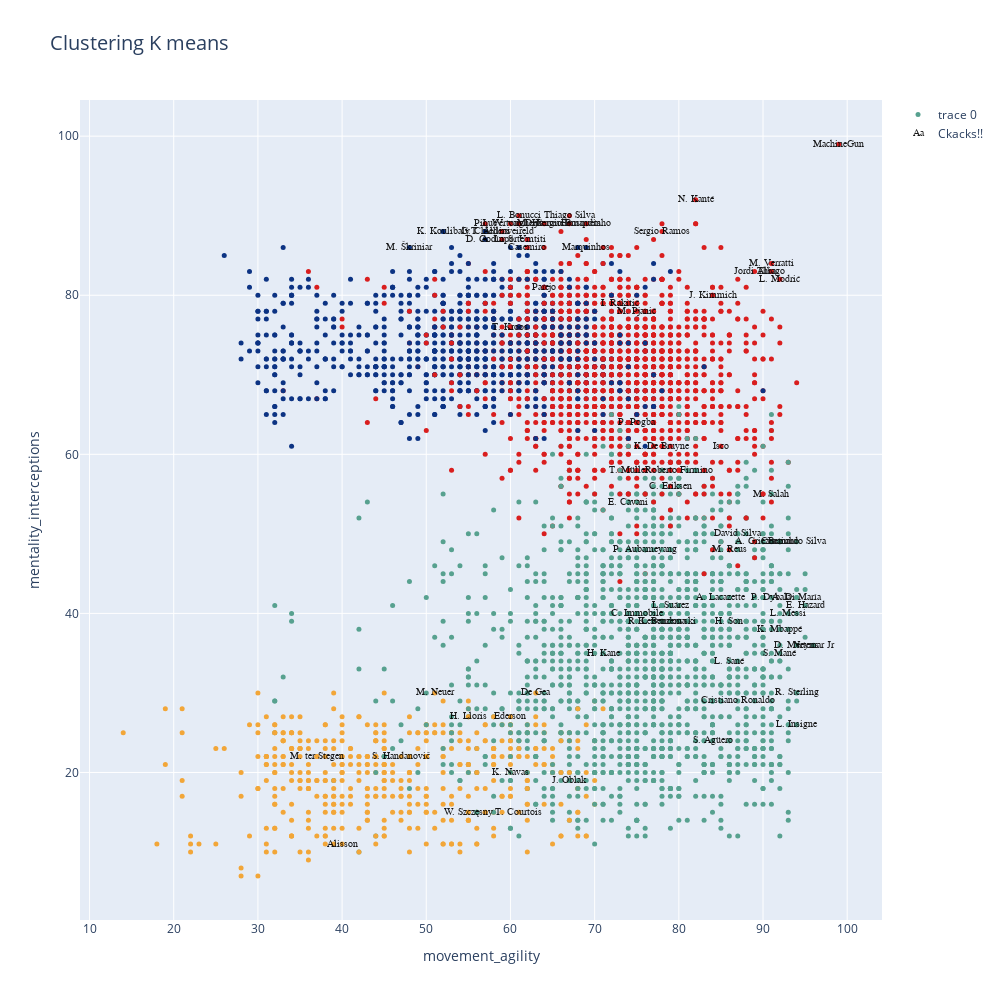

The cell this chart's notebook holds for it:
### Code cell
data=[]
bool_crack=df_n["overall"] > 85
bool_no_crack=df_n["overall"]<86


#Eligo dos números entre 0 y  de n_skills-1
skill_1=skills_ratings[12]
skill_2=skills_ratings[21]


kmean_clusters = go.Scatter(x=df_skills[skill_1], y=df_skills[skill_2],
                           mode='markers',
                        text=df_n.loc[:,'short_name'],
                           marker=dict(
                                size=5,
                                color = clusters.astype(np.float), #set color equal to a variable
                                colorscale='Portland',
                                showscale=False)
                           )

crack =go.Scatter(x=df_skills.loc[bool_crack,skill_1], y=df_skills.loc[bool_crack,skill_2],name='Ckacks!!',
                      text=df_n.loc[bool_crack,'short_name'],
                      textfont=dict(family='sans serif',size=10,color='black'),
                      opacity=0.9,mode='text')

data=[kmean_clusters,crack]

layout = go.Layout(title="Clustering K means ",titlefont=dict(size=20),
                xaxis=dict(title=skill_1),
                yaxis=dict(title=skill_2),
                autosize=False, width=1000,height=1000)

fig = go.Figure(data=data, layout=layout)

iplot(fig)

### Figure 1 — Plotly figure (JSON) as saved in the notebook; plotly's stock layout.template omitted (floating-point values rounded to 4 significant figures; data arrays with more than 128 entries replaced by an {"elided": "..."} marker saying what was removed)
{"data": [{"marker": {"color": {"elided": "4757 int values"}, "colorscale": [[0, "rgb(12,51,131)"], [0.25, "rgb(10,136,186)"], [0.5, "rgb(242,211,56)"], [0.75, "rgb(242,143,56)"], [1, "rgb(217,30,30)"]], "showscale": false, "size": 5}, "mode": "markers", "text": {"elided": "4757 str values"}, "type": "scatter", "x": {"elided": "4757 int values"}, "y": {"elided": "4757 int values"}}, {"mode": "text", "name": "Ckacks!!", "opacity": 0.9, "text": ["L. Messi", "Cristiano Ronaldo", "Neymar Jr", "J. Oblak", "E. Hazard", "K. De Bruyne", "M. ter Stegen", "V. van Dijk", "L. Modrić", "M. Salah", "K. Mbappé", "K. Koulibaly", "H. Kane", "Alisson", "De Gea", "N. Kanté", "G. Chiellini", "S. Agüero", "Sergio Ramos", "L. Suárez", "R. Lewandowski", "Sergio Busquets", "A. Griezmann", "P. Dybala", "P. Pogba", "Ederson", "R. Sterling", "C. Eriksen", "T. Courtois", "Piqué", "S. Handanovič", "M. Neuer", "H. Lloris", "David Silva", "E. Cavani", "D. Godín", "T. Kroos", "M. Reus", "P. Aubameyang", "S. Mané", "A. Laporte", "Bernardo Silva", "Casemiro", "H. Son", "Fernandinho", "Thiago Silva", "K. Benzema", "J. Vertonghen", "D. Mertens", "M. Hummels", "T. Alderweireld", "Jordi Alba", "Thiago", "K. Navas", "L. Insigne", "L. Sané", "Marquinhos", "M. Škriniar", "M. Verratti", "S. Umtiti", "W. Szczęsny", "J. Kimmich", "Isco", "Roberto Firmino", "I. Rakitić", "M. Pjanić", "A. Di María", "L. Bonucci", "Coutinho", "Parejo", "T. Müller", "C. Immobile", "A. Lacazette", "MachineGun"], "textfont": {"color": "black", "family": "sans serif", "size": 10}, "type": "scatter", "x": [93, 87, 96, 67, 95, 78, 37, 61, 92, 91, 92, 52, 71, 40, 63, 82, 57, 84, 78, 79, 78, 67, 90, 91, 75, 60, 94, 79, 61, 57, 47, 51, 55, 87, 74, 57, 60, 86, 76, 92, 59, 94, 62, 86, 69, 67, 78, 60, 94, 64, 59, 89, 91, 60, 94, 86, 69, 48, 91, 62, 55, 84, 85, 80, 73, 75, 94, 61, 92, 64, 74, 75, 85, 99], "y": [40, 29, 36, 19, 41, 61, 22, 89, 82, 55, 38, 88, 35, 11, 30, 92, 88, 24, 88, 41, 39, 89, 49, 42, 64, 27, 30, 56, 15, 89, 22, 30, 27, 50, 54, 87, 76, 48, 48, 35, 87, 49, 86, 39, 89, 90, 39, 89, 36, 89, 88, 83, 83, 20, 26, 34, 86, 86, 84, 87, 15, 80, 61, 58, 79, 78, 42, 90, 49, 81, 58, 40, 42, 99]}], "layout": {"autosize": false, "height": 1000, "title": {"font": {"size": 20}, "text": "Clustering K means "}, "width": 1000, "xaxis": {"title": {"text": "movement_agility"}}, "yaxis": {"title": {"text": "mentality_interceptions"}}}}
